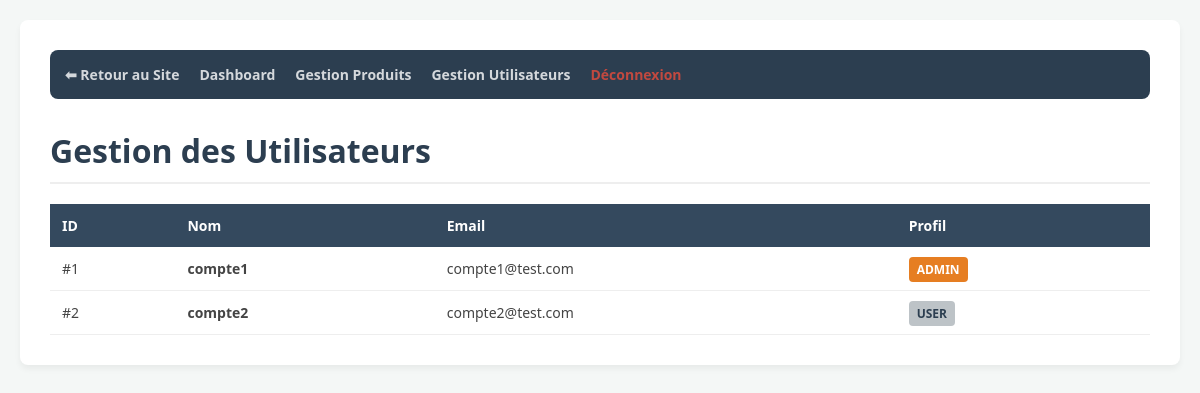
Page /admin/users.php on the earlier database version.
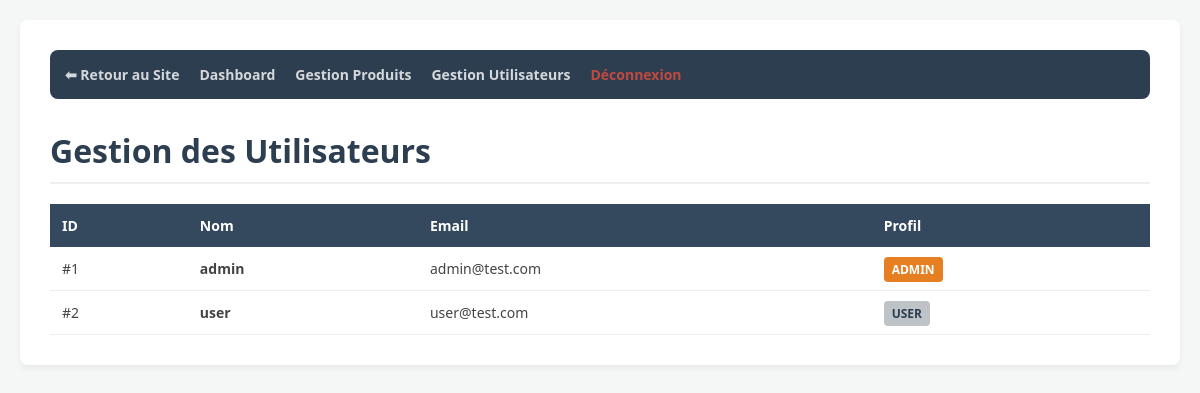
Same page on the later database version.
### tables this page shows
CREATE TABLE `account` (
  `id` int NOT NULL,
  `name` varchar(45) DEFAULT NULL,
  `email` varchar(45) DEFAULT NULL,
  `password` varchar(45) DEFAULT NULL,
  `profile` varchar(10) NOT NULL
);

### src/admin/users.php (the view, shortened to what this page needs)
<?php
require_once("../config.php");
$conn = new mysqli($servername, $username, $password, $dbname);
?>
<!DOCTYPE html>
<html lang="fr">
<head>
</head>
<body>
<div class="admin-container">
    <?php require_once "menu-admin.php"; ?>
    <h1>Gestion des Utilisateurs</h1>
    <?php
        $result = $conn->query("SELECT * FROM account");
        if ($result->num_rows <= 0) {
            echo '<p>Aucun utilisateur trouvé.</p>';
        } else {
    ?>
        <table>
            <thead>
                <tr>
                    <th>ID</th>
                    <th>Nom</th>
                    <th>Email</th>
                    <th>Profil</th>
                </tr>
            </thead>
            <tbody>
                <?php while ($row = $result->fetch_assoc()):
                    $roleClass = ($row["profile"] === 'admin') ? 'role-admin' : 'role-user';
                ?>
                    <tr>
                        <td>#<?php echo $row["id"]; ?></td>
                        <td><strong><?php echo $row["name"]; ?></strong></td>
                        <td><?php echo $row["email"]; ?></td>
                        <td>
                            <span class="role-badge <?php echo $roleClass; ?>">
                                <?php echo $row["profile"]; ?>
                            </span>
                        </td>
                    </tr>
                <?php endwhile; ?>
            </tbody>
        </table>
    <?php
        }
    ?>
</div>
</body>
</html>

Differences in the rows shown:
changed account "ADMIN": name "compte1" → "admin"; email "compte1@test.com" → "admin@test.com"
changed account "USER": name "compte2" → "user"; email "compte2@test.com" → "user@test.com"
